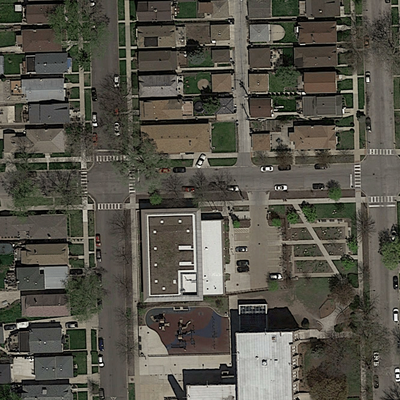
#> input picture Data/training/images/satImage_002.png, 400 x 400 px
$ jupyter execute --allow-errors segment_aerial_images.ipynb   (shell and % lines are left out)
#> lines starting #> are read from the running program, lines starting #| are printed output that depends on the picture
[cell 1]
import matplotlib.image as mpimg
import numpy as np
import matplotlib.pyplot as plt
import os, sys
from PIL import Image

[cell 2]
# Helper functions


def load_image(infilename):
    data = mpimg.imread(infilename)
    return data


# [4 lines left out: function img_float_to_uint8, not called in this run]


# Concatenate an image and its groundtruth
def concatenate_images(img, gt_img):
    nChannels = len(gt_img.shape)
    w = gt_img.shape[0]
    h = gt_img.shape[1]
    if nChannels == 3:
        cimg = np.concatenate((img, gt_img), axis=1)
    else:
        gt_img_3c = np.zeros((w, h, 3), dtype=np.uint8)
        gt_img8 = img_float_to_uint8(gt_img)
        gt_img_3c[:, :, 0] = gt_img8
        gt_img_3c[:, :, 1] = gt_img8
        gt_img_3c[:, :, 2] = gt_img8
        img8 = img_float_to_uint8(img)
        cimg = np.concatenate((img8, gt_img_3c), axis=1)
    return cimg


def img_crop(im, w, h):
    list_patches = []
    imgwidth = im.shape[0]
    imgheight = im.shape[1]
    is_2d = len(im.shape) < 3
    for i in range(0, imgheight, h):
        for j in range(0, imgwidth, w):
            if is_2d:
                im_patch = im[j : j + w, i : i + h]
            else:
                im_patch = im[j : j + w, i : i + h, :]
            list_patches.append(im_patch)
    return list_patches

[cell 3]
# Loaded a set of images
root_dir = "Data/training/"

image_dir = root_dir + "images/"
files = os.listdir(image_dir)
n = min(20, len(files))  # Load maximum 20 images
print("Loading " + str(n) + " images")
imgs = [load_image(image_dir + files[i]) for i in range(n)]
#> in load_image, data is the input picture: shape (400, 400, 3) float32; mean R, G, B 0.339, 0.329, 0.29
#> imgs = 1 item
print(files[0])

gt_dir = root_dir + "groundtruth/"
print("Loading " + str(n) + " images")
gt_imgs = [load_image(gt_dir + files[i]) for i in range(n)]
#> gt_imgs = 1 item
print(files[0])

n = 10  # Only use 10 images for training

[cell 4]
print("Image size = " + str(imgs[0].shape[0]) + "," + str(imgs[0].shape[1]))
#| Image size = 400,400

# Show first image and its groundtruth image
cimg = concatenate_images(imgs[0], gt_imgs[0])
#> in concatenate_images, `cimg = np.concatenate((img, gt_img), axis=1)`:
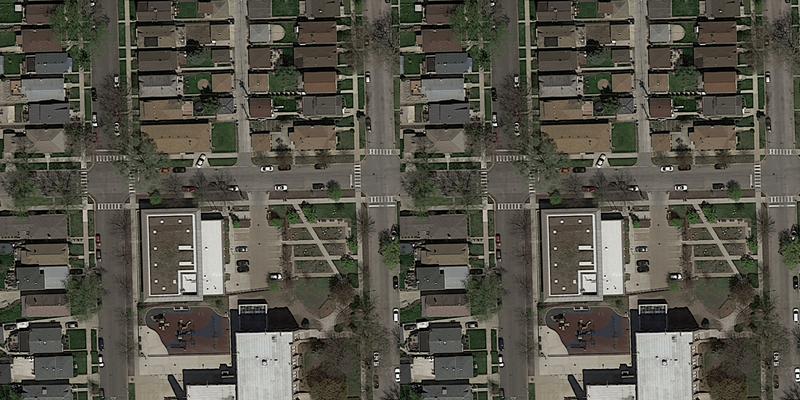
#> cimg: shape (400, 800, 3) float32; mean R, G, B 0.339, 0.329, 0.29
fig1 = plt.figure(figsize=(10, 10))
plt.imshow(cimg, cmap="Greys_r")

[cell 5]
# Extract patches from input images
patch_size = 16  # each patch is 16*16 pixels

#> (the rest of this cell did not finish here and is left out)

#> after the loop in img_crop, `for i in range(0, imgheight, h):`: list_patches = 625 items
gt_patches = [img_crop(gt_imgs[i], patch_size, patch_size) for i in range(n)]

# Linearize list of patches
img_patches = np.asarray(
    [
        img_patches[i][j]
        for i in range(len(img_patches))
        for j in range(len(img_patches[i]))
    ]
)
gt_patches = np.asarray(
    [
        gt_patches[i][j]
        for i in range(len(gt_patches))
        for j in range(len(gt_patches[i]))
    ]
)

[cell 6]
# Extract 6-dimensional features consisting of average RGB color as well as variance
# [23 lines left out: functions extract_features, extract_features_2d, extract_img_features, not called in this run]

[cell 7]
# Compute features for each image patch
foreground_threshold = (
    0.25  # percentage of pixels > 1 required to assign a foreground label to a patch
)
#> foreground_threshold = 0.25


# [6 lines left out: function value_to_class, not called in this run]


#> (the rest of this cell did not finish here and is left out)
